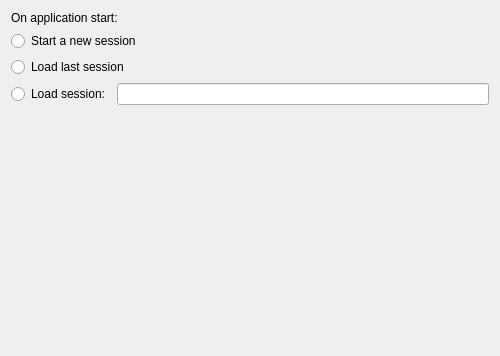
<?xml version="1.0" encoding="UTF-8"?>
<ui version="4.0">
 <class>GeneralConfigPage</class>
 <widget class="QWidget" name="GeneralConfigPage">
  <property name="geometry">
   <rect>
    <x>0</x>
    <y>0</y>
    <width>500</width>
    <height>356</height>
   </rect>
  </property>
  <property name="windowTitle">
   <string>Form</string>
  </property>
  <layout class="QVBoxLayout" name="verticalLayout">
   <item>
    <widget class="QLabel" name="label">
     <property name="text">
      <string>On application start:</string>
     </property>
    </widget>
   </item>
   <item>
    <widget class="QRadioButton" name="startNewSessionOption">
     <property name="text">
      <string>Start a new session</string>
     </property>
     <attribute name="buttonGroup">
      <string notr="true">startSessionOptions</string>
     </attribute>
    </widget>
   </item>
   <item>
    <widget class="QRadioButton" name="startLastSessionOption">
     <property name="text">
      <string>Load last session</string>
     </property>
     <attribute name="buttonGroup">
      <string notr="true">startSessionOptions</string>
     </attribute>
    </widget>
   </item>
   <item>
    <layout class="QHBoxLayout" name="horizontalLayout">
     <item>
      <widget class="QRadioButton" name="startNamedSessionOption">
       <property name="text">
        <string>Load session:</string>
       </property>
       <attribute name="buttonGroup">
        <string notr="true">startSessionOptions</string>
       </attribute>
      </widget>
     </item>
     <item>
      <widget class="QLineEdit" name="startSessionName"/>
     </item>
    </layout>
   </item>
   <item>
    <spacer name="verticalSpacer">
     <property name="orientation">
      <enum>Qt::Vertical</enum>
     </property>
     <property name="sizeHint" stdset="0">
      <size>
       <width>20</width>
       <height>250</height>
      </size>
     </property>
    </spacer>
   </item>
  </layout>
 </widget>
 <resources/>
 <connections/>
 <buttongroups>
  <buttongroup name="startSessionOptions"/>
 </buttongroups>
</ui>
